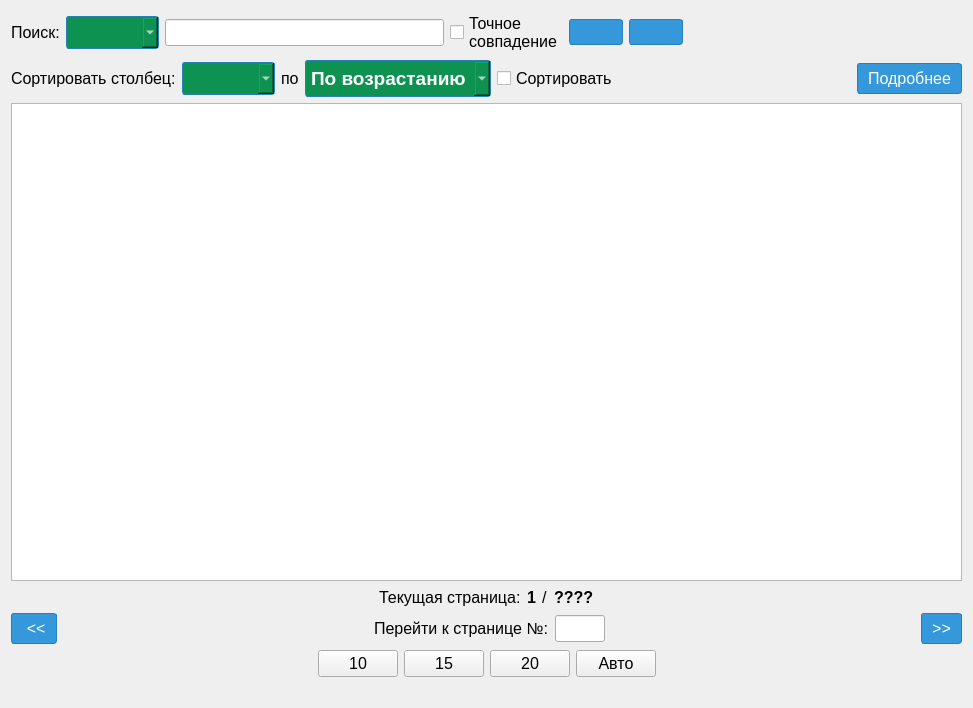
<?xml version="1.0" encoding="UTF-8"?>
<ui version="4.0">
 <class>ExistingTables</class>
 <widget class="QWidget" name="ExistingTables">
  <property name="geometry">
   <rect>
    <x>0</x>
    <y>0</y>
    <width>973</width>
    <height>708</height>
   </rect>
  </property>
  <property name="font">
   <font>
    <family>Segoe UI</family>
   </font>
  </property>
  <property name="windowTitle">
   <string>Form</string>
  </property>
  <layout class="QVBoxLayout" name="verticalLayout">
   <item>
    <layout class="QHBoxLayout" name="horizontalLayout">
     <item>
      <widget class="QLabel" name="label">
       <property name="font">
        <font>
         <family>Segoe UI</family>
         <pointsize>12</pointsize>
        </font>
       </property>
       <property name="text">
        <string>Поиск:</string>
       </property>
      </widget>
     </item>
     <item>
      <widget class="QComboBox" name="searchColumn">
       <property name="font">
        <font>
         <family>Segoe UI</family>
         <pointsize>12</pointsize>
         <weight>75</weight>
         <bold>true</bold>
        </font>
       </property>
       <property name="styleSheet">
        <string notr="true">QComboBox {    
	background-color: #0E9252;    
	border: 1px solid #2980b9;    
	color: #ffffff;    
	padding: 5px;    
	border-radius: 3px;
}

QComboBox:hover {   
	background-color: #42A977;    
	border: 1px solid #1c6da5;
}

QComboBox:disabled {   
	background-color: #d3d3d3;    
	color: #555555;   
	border: 1px solid #a3a3a3;
}</string>
       </property>
      </widget>
     </item>
     <item>
      <widget class="QLineEdit" name="searchText">
       <property name="font">
        <font>
         <family>Segoe UI</family>
         <pointsize>12</pointsize>
        </font>
       </property>
      </widget>
     </item>
     <item>
      <widget class="QCheckBox" name="checkBox">
       <property name="font">
        <font>
         <family>Segoe UI</family>
         <pointsize>12</pointsize>
        </font>
       </property>
       <property name="text">
        <string>Точное 
совпадение</string>
       </property>
      </widget>
     </item>
     <item>
      <widget class="QPushButton" name="pushButton_search">
       <property name="styleSheet">
        <string notr="true">QPushButton {
	background-color: #3498db;
	border: 1px solid #2980b9;
	color: #ffffff;
	padding: 5px 10px;
	border-radius: 3px;
}

QPushButton:hover {
	background-color: #2184cb;
	border: 1px solid #1c6da5;
}

QPushButton:pressed {
	background-color: #1a548b;
	border: 1px solid #174172;
}

QPushButton:disabled {
	background-color: #d3d3d3;
	color: #555555;
	border: 1px solid #a3a3a3;
}</string>
       </property>
       <property name="text">
        <string/>
       </property>
       <property name="icon">
        <iconset resource="assets.qrc">
         <normaloff>:/assets/search.png</normaloff>:/assets/search.png</iconset>
       </property>
       <property name="iconSize">
        <size>
         <width>32</width>
         <height>32</height>
        </size>
       </property>
      </widget>
     </item>
     <item>
      <widget class="QPushButton" name="clearSearch">
       <property name="styleSheet">
        <string notr="true">QPushButton {
	background-color: #3498db;
	border: 1px solid #2980b9;
	color: #ffffff;
	padding: 5px 10px;
	border-radius: 3px;
}

QPushButton:hover {
	background-color: #2184cb;
	border: 1px solid #1c6da5;
}

QPushButton:pressed {
	background-color: #1a548b;
	border: 1px solid #174172;
}

QPushButton:disabled {
	background-color: #d3d3d3;
	color: #555555;
	border: 1px solid #a3a3a3;
}</string>
       </property>
       <property name="text">
        <string/>
       </property>
       <property name="icon">
        <iconset resource="assets.qrc">
         <normaloff>:/assets/clearSearch.png</normaloff>:/assets/clearSearch.png</iconset>
       </property>
       <property name="iconSize">
        <size>
         <width>32</width>
         <height>32</height>
        </size>
       </property>
      </widget>
     </item>
     <item>
      <spacer name="horizontalSpacer">
       <property name="orientation">
        <enum>Qt::Horizontal</enum>
       </property>
       <property name="sizeHint" stdset="0">
        <size>
         <width>40</width>
         <height>20</height>
        </size>
       </property>
      </spacer>
     </item>
    </layout>
   </item>
   <item>
    <layout class="QHBoxLayout" name="horizontalLayout_2">
     <item>
      <widget class="QLabel" name="label_2">
       <property name="font">
        <font>
         <family>Segoe UI</family>
         <pointsize>12</pointsize>
        </font>
       </property>
       <property name="text">
        <string>Сортировать столбец:</string>
       </property>
      </widget>
     </item>
     <item>
      <widget class="QComboBox" name="sortingColumn">
       <property name="font">
        <font>
         <family>Segoe UI</family>
         <pointsize>12</pointsize>
         <weight>75</weight>
         <bold>true</bold>
        </font>
       </property>
       <property name="styleSheet">
        <string notr="true">QComboBox {    
	background-color: #0E9252;    
	border: 1px solid #2980b9;    
	color: #ffffff;    
	padding: 5px;    
	border-radius: 3px;
}

QComboBox:hover {   
	background-color: #42A977;    
	border: 1px solid #1c6da5;
}

QComboBox:disabled {   
	background-color: #d3d3d3;    
	color: #555555;   
	border: 1px solid #a3a3a3;
}</string>
       </property>
      </widget>
     </item>
     <item>
      <widget class="QLabel" name="label_3">
       <property name="sizePolicy">
        <sizepolicy hsizetype="Fixed" vsizetype="Preferred">
         <horstretch>0</horstretch>
         <verstretch>0</verstretch>
        </sizepolicy>
       </property>
       <property name="font">
        <font>
         <family>Segoe UI</family>
         <pointsize>12</pointsize>
        </font>
       </property>
       <property name="text">
        <string>по</string>
       </property>
      </widget>
     </item>
     <item>
      <widget class="QComboBox" name="typeSorting">
       <property name="sizePolicy">
        <sizepolicy hsizetype="Preferred" vsizetype="Fixed">
         <horstretch>0</horstretch>
         <verstretch>0</verstretch>
        </sizepolicy>
       </property>
       <property name="font">
        <font>
         <family>Segoe UI</family>
         <pointsize>14</pointsize>
         <weight>75</weight>
         <bold>true</bold>
        </font>
       </property>
       <property name="styleSheet">
        <string notr="true">QComboBox {    
	background-color: #0E9252;    
	border: 1px solid #2980b9;    
	color: #ffffff;    
	padding: 5px;    
	border-radius: 3px;
}

QComboBox:hover {   
	background-color: #42A977;    
	border: 1px solid #1c6da5;
}

QComboBox:disabled {   
	background-color: #d3d3d3;    
	color: #555555;   
	border: 1px solid #a3a3a3;
}</string>
       </property>
       <item>
        <property name="text">
         <string>По возрастанию</string>
        </property>
       </item>
       <item>
        <property name="text">
         <string>По убыванию</string>
        </property>
       </item>
      </widget>
     </item>
     <item>
      <widget class="QCheckBox" name="sorting">
       <property name="font">
        <font>
         <family>Segoe UI</family>
         <pointsize>12</pointsize>
        </font>
       </property>
       <property name="text">
        <string>Сортировать</string>
       </property>
      </widget>
     </item>
     <item>
      <spacer name="horizontalSpacer_2">
       <property name="orientation">
        <enum>Qt::Horizontal</enum>
       </property>
       <property name="sizeHint" stdset="0">
        <size>
         <width>40</width>
         <height>20</height>
        </size>
       </property>
      </spacer>
     </item>
     <item>
      <widget class="QPushButton" name="moreDetailed">
       <property name="font">
        <font>
         <family>Segoe UI</family>
         <pointsize>12</pointsize>
        </font>
       </property>
       <property name="styleSheet">
        <string notr="true">QPushButton {
	background-color: #3498db;
	border: 1px solid #2980b9;
	color: #ffffff;
	padding: 5px 10px;
	border-radius: 3px;
}

QPushButton:hover {
	background-color: #2184cb;
	border: 1px solid #1c6da5;
}

QPushButton:pressed {
	background-color: #1a548b;
	border: 1px solid #174172;
}

QPushButton:disabled {
	background-color: #d3d3d3;
	color: #555555;
	border: 1px solid #a3a3a3;
}</string>
       </property>
       <property name="text">
        <string>Подробнее</string>
       </property>
      </widget>
     </item>
    </layout>
   </item>
   <item>
    <widget class="QTableView" name="tableView">
     <property name="font">
      <font>
       <family>Segoe UI</family>
       <pointsize>10</pointsize>
      </font>
     </property>
    </widget>
   </item>
   <item>
    <layout class="QHBoxLayout" name="horizontalLayout_3">
     <item>
      <spacer name="horizontalSpacer_3">
       <property name="orientation">
        <enum>Qt::Horizontal</enum>
       </property>
       <property name="sizeHint" stdset="0">
        <size>
         <width>40</width>
         <height>20</height>
        </size>
       </property>
      </spacer>
     </item>
     <item>
      <widget class="QLabel" name="label_4">
       <property name="font">
        <font>
         <family>Segoe UI</family>
         <pointsize>12</pointsize>
        </font>
       </property>
       <property name="text">
        <string>Текущая страница:</string>
       </property>
      </widget>
     </item>
     <item>
      <widget class="QLabel" name="labelCurrentPage">
       <property name="font">
        <font>
         <family>Segoe UI</family>
         <pointsize>12</pointsize>
         <weight>75</weight>
         <bold>true</bold>
        </font>
       </property>
       <property name="text">
        <string>1</string>
       </property>
      </widget>
     </item>
     <item>
      <widget class="QLabel" name="label_6">
       <property name="font">
        <font>
         <family>Segoe UI</family>
         <pointsize>12</pointsize>
        </font>
       </property>
       <property name="text">
        <string>/</string>
       </property>
      </widget>
     </item>
     <item>
      <widget class="QLabel" name="labelMaxPage">
       <property name="font">
        <font>
         <family>Segoe UI</family>
         <pointsize>12</pointsize>
         <weight>75</weight>
         <bold>true</bold>
        </font>
       </property>
       <property name="text">
        <string>????</string>
       </property>
      </widget>
     </item>
     <item>
      <spacer name="horizontalSpacer_4">
       <property name="orientation">
        <enum>Qt::Horizontal</enum>
       </property>
       <property name="sizeHint" stdset="0">
        <size>
         <width>40</width>
         <height>20</height>
        </size>
       </property>
      </spacer>
     </item>
    </layout>
   </item>
   <item>
    <layout class="QHBoxLayout" name="horizontalLayout_4">
     <item>
      <widget class="QPushButton" name="prevButton">
       <property name="font">
        <font>
         <family>Segoe UI</family>
         <pointsize>12</pointsize>
        </font>
       </property>
       <property name="styleSheet">
        <string notr="true">QPushButton {
	background-color: #3498db;
	border: 1px solid #2980b9;
	color: #ffffff;
	padding: 5px 10px;
	border-radius: 3px;
}

QPushButton:hover {
	background-color: #2184cb;
	border: 1px solid #1c6da5;
}

QPushButton:pressed {
	background-color: #1a548b;
	border: 1px solid #174172;
}

QPushButton:disabled {
	background-color: #d3d3d3;
	color: #555555;
	border: 1px solid #a3a3a3;
}</string>
       </property>
       <property name="text">
        <string> &lt;&lt;</string>
       </property>
      </widget>
     </item>
     <item>
      <spacer name="horizontalSpacer_5">
       <property name="orientation">
        <enum>Qt::Horizontal</enum>
       </property>
       <property name="sizeHint" stdset="0">
        <size>
         <width>40</width>
         <height>20</height>
        </size>
       </property>
      </spacer>
     </item>
     <item>
      <widget class="QLabel" name="label_8">
       <property name="font">
        <font>
         <family>Segoe UI</family>
         <pointsize>12</pointsize>
        </font>
       </property>
       <property name="text">
        <string>Перейти к странице №:</string>
       </property>
      </widget>
     </item>
     <item>
      <widget class="QLineEdit" name="pageNumberToNavigate">
       <property name="maximumSize">
        <size>
         <width>50</width>
         <height>16777215</height>
        </size>
       </property>
       <property name="font">
        <font>
         <family>Segoe UI</family>
         <pointsize>12</pointsize>
        </font>
       </property>
      </widget>
     </item>
     <item>
      <spacer name="horizontalSpacer_6">
       <property name="orientation">
        <enum>Qt::Horizontal</enum>
       </property>
       <property name="sizeHint" stdset="0">
        <size>
         <width>40</width>
         <height>20</height>
        </size>
       </property>
      </spacer>
     </item>
     <item>
      <widget class="QPushButton" name="nextButton">
       <property name="font">
        <font>
         <family>Segoe UI</family>
         <pointsize>12</pointsize>
        </font>
       </property>
       <property name="styleSheet">
        <string notr="true">QPushButton {
	background-color: #3498db;
	border: 1px solid #2980b9;
	color: #ffffff;
	padding: 5px 10px;
	border-radius: 3px;
}

QPushButton:hover {
	background-color: #2184cb;
	border: 1px solid #1c6da5;
}

QPushButton:pressed {
	background-color: #1a548b;
	border: 1px solid #174172;
}

QPushButton:disabled {
	background-color: #d3d3d3;
	color: #555555;
	border: 1px solid #a3a3a3;
}</string>
       </property>
       <property name="text">
        <string>&gt;&gt;</string>
       </property>
      </widget>
     </item>
    </layout>
   </item>
   <item>
    <layout class="QHBoxLayout" name="horizontalLayout_5">
     <item>
      <spacer name="horizontalSpacer_7">
       <property name="orientation">
        <enum>Qt::Horizontal</enum>
       </property>
       <property name="sizeHint" stdset="0">
        <size>
         <width>40</width>
         <height>20</height>
        </size>
       </property>
      </spacer>
     </item>
     <item>
      <widget class="QPushButton" name="numberRows_10">
       <property name="font">
        <font>
         <family>Segoe UI</family>
         <pointsize>12</pointsize>
        </font>
       </property>
       <property name="text">
        <string>10</string>
       </property>
      </widget>
     </item>
     <item>
      <widget class="QPushButton" name="numberRows_15">
       <property name="font">
        <font>
         <family>Segoe UI</family>
         <pointsize>12</pointsize>
        </font>
       </property>
       <property name="text">
        <string>15</string>
       </property>
      </widget>
     </item>
     <item>
      <widget class="QPushButton" name="numberRows_20">
       <property name="font">
        <font>
         <family>Segoe UI</family>
         <pointsize>12</pointsize>
        </font>
       </property>
       <property name="text">
        <string>20</string>
       </property>
      </widget>
     </item>
     <item>
      <widget class="QPushButton" name="automaticNumberRows">
       <property name="font">
        <font>
         <family>Segoe UI</family>
         <pointsize>12</pointsize>
        </font>
       </property>
       <property name="text">
        <string>Авто</string>
       </property>
      </widget>
     </item>
     <item>
      <spacer name="horizontalSpacer_8">
       <property name="orientation">
        <enum>Qt::Horizontal</enum>
       </property>
       <property name="sizeHint" stdset="0">
        <size>
         <width>40</width>
         <height>20</height>
        </size>
       </property>
      </spacer>
     </item>
    </layout>
   </item>
   <item>
    <widget class="QLabel" name="status">
     <property name="text">
      <string/>
     </property>
    </widget>
   </item>
  </layout>
 </widget>
 <resources>
  <include location="assets.qrc"/>
 </resources>
 <connections/>
</ui>
